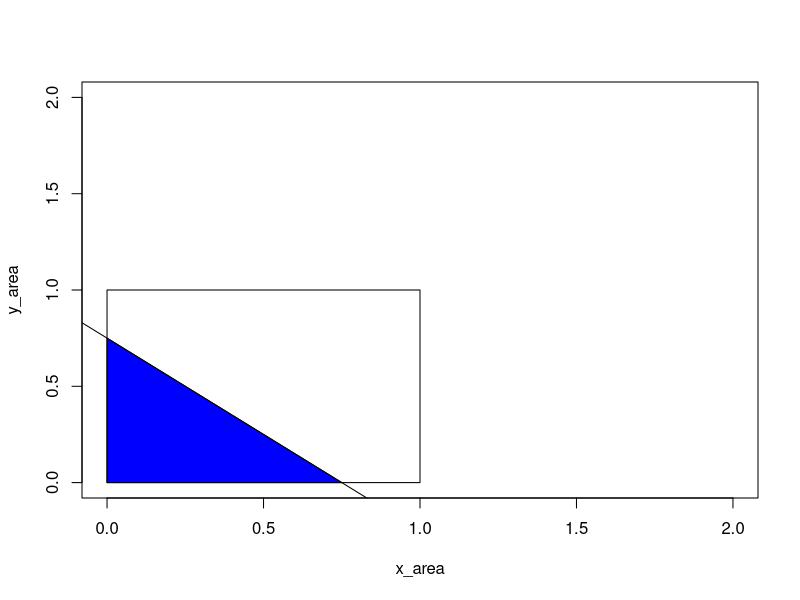
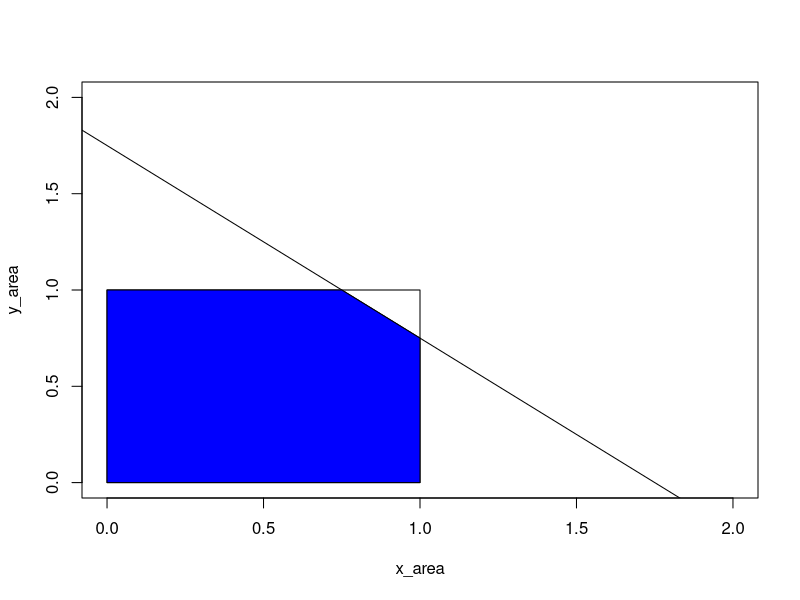

These charts were generated, in order, by the following R code:
## ---- chunk 1
x_area = c(0:2)
y_area = c(0:2)

plot(x_area, y_area, type = "n")

xx = c(0, 1, 1, 0)
yy = c(0, 0, 1, 1)
polygon(xx, yy, density = 0, border = "black")

abline(.75, -1)
xz = c (0, .75, 0)
yz = c(0, 0, .75)
polygon(xz, yz, col = "blue", border = "black")

plot(x_area, y_area, type = "n")

xx = c(0, 1, 1, 0)
yy = c(0, 0, 1, 1)
polygon(xx, yy, density = 0, border = "black")

abline(1.75, -1)
xz = c (0, 1, 1, .75, 0, 0)
yz = c(0, 0, .75, 1, 1, 0)
polygon(xz, yz, col = "blue", border = "black")
## ---- chunk 2
library(MASS)
value = 3*6/36 + 4*8/36 + 5*10/36
print(fractions(value))
## ---- chunk 3
library(MASS)
value = 25/(9*36)
print(fractions(value))
## ---- chunk 4
value = 1 * 8/36 + 2 * 24/36 * 25/324 + 3 * 24/36 * 245/324 * 25/324 + 4*24/36*((245/325)^2)*25/324 + 5*24/36*((245/325)^3)*25/324 + 6*24/36*((245/325)^4)*25/324 + 7*24/36*((245/325)^5)*25/324 + 8*24/36*((245/325)^6)*25/324 + 9*24/36*((245/325)^7)*25/324 + 10*24/36*((245/325)^8)*25/324
print(round(value,4))
## ---- chunk 5
value = 1 * 4/36 + 2 * 24/36 * 6/36 + 3 * 24/36 * 245/324 * 6/36 + 4*24/36*((245/325)^2)*6/36 + 5*24/36*((245/325)^3)*6/36 + 6*24/36*((245/325)^4)*6/36 + 7*24/36*((245/325)^5)*6/36 + 8*24/36*((245/325)^6)*6/36 + 9*24/36*((245/325)^7)*6/36 + 10*24/36*((245/325)^8)*6/36
print(round(value,4))
## ---- chunk 6
value = 100 * 8/36 + 80 * 24/36 * 25/324 + 60 * 24/36 * 245/324 * 25/324 + 40*24/36*((245/325)^2)*25/324 + 0*24/36*((245/325)^3)*25/324
print(round(value,2))
## ---- chunk 7
value = qnorm(0.01)*sqrt(188/429*(1-188/429)/429) + 0.5
print(round(value,2))
## ---- chunk 8
value2 =1 - pnorm((value-0.45)/sqrt(188/429*(1-188/429)/429))
print(round(value2,2))
